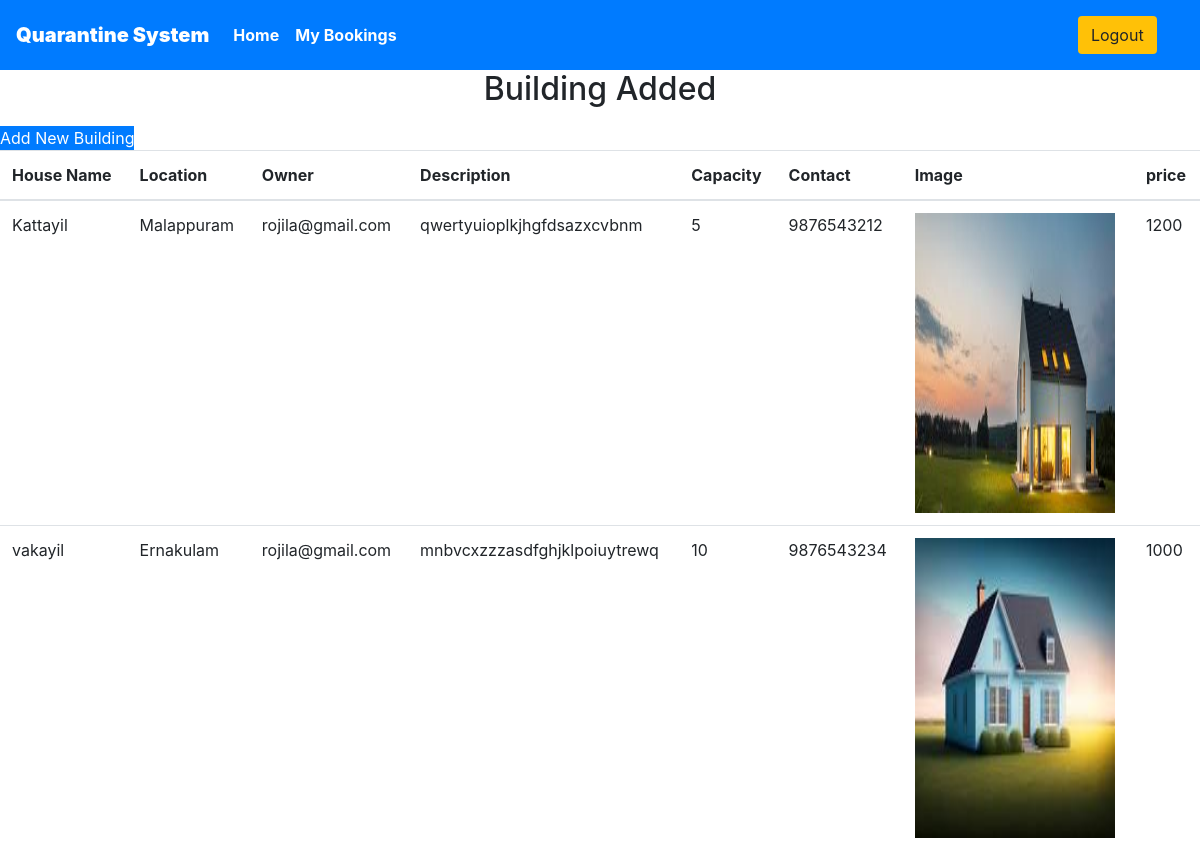
Page /myapp/ownerhome (signed in) on the committed database.
### myapp/models.py (models this page shows, shortened)
class building_details(models.Model):
    h_id = models.IntegerField(default=0)
    p_id = models.ForeignKey(place, on_delete=models.CASCADE)
    owner_id = models.ForeignKey(owner_details, on_delete=models.CASCADE)
    house_name = models.CharField(max_length=50)
    description = models.CharField(max_length=300)
    capacity = models.IntegerField()
    picture = models.ImageField(upload_to="Building")
    contact = models.IntegerField()
    rental = models.IntegerField()

class place(models.Model):
    districtname = models.CharField(max_length=50)
    state = models.CharField(max_length=50)
    pincode = models.IntegerField()

class owner_details(models.Model):
    user_id = models.IntegerField(default=0,null=True)
    fname = models.CharField(max_length=50,null=True)
    lname = models.CharField(max_length=50,null=True)
    gender = models.CharField(max_length=50,null=True)
    contact = models.IntegerField(null=True)
    email = models.CharField(max_length=50,null=True)
    document = models.FileField(upload_to='ownerdocs',null=True)
    username=models.CharField(max_length=100,null=True)
    password=models.CharField(max_length=100,null=True)
    is_approved=models.BooleanField(default=False,null=True)

### myapp/views.py (the view)
# urls.py: path('ownerhome',views.owner_home),
def owner_home(request):
    id=request.session['oid']
    user=owner_details.objects.get(id=id)
    prp=building_details.objects.filter(owner_id=user)
    return render(request,'./staff/panel.html',{'buildings':prp})

### myapp/templates/staff/panel.html (shortened to what this page needs)
{% extends 'basic.html' %} {% block title %} staff panel {% endblock title %}  {% block body %}
<h2 class="text-center pb-2">Building Added</h2>
<a href="/addbuilding" class="btn-group btn-primary" >Add New Building</a>
<div class="container-fluid px-0 mx-aut">
    {% if buildings %}
       <table class="table">
           <thead class="o">
            <th>House Name</th>
            <th>Location</th>
            <th>Owner</th>
            <th>Description</th>
            <th>Capacity</th>
            <th>Contact</th>
            <th>Image</th>
            <th>price</th>
        </thead>
        {% for r in buildings %}
            <tr class="">
            <td>{{ r.house_name }}</td>
            <td>{{ r.p_id.districtname }}</td>
            <td>{{ r.owner_id.username }}</td>
            <td>{{ r.description }}</td>
            <td>{{ r.capacity }}</td>
            <td>{{ r.contact }}</td>
            <td> <img src="{{r.picture.url}}" height="300px" width="200px" alt="">  </td>
            <td>{{ r.rental }}</td>
            </tr>
        {% endfor %}
       </table>
       {% else %}
       <p>No Building Available </p>
    {% endif %}
</div>
{% endblock body %}

### myapp/templates/staff/panel.html (style rules this page uses)
body { min-height: 100vh; }

### myapp/templates/basic.html (style rules this page uses)
a { text-decoration: none; }

### rows in the picture
building_details: house_name "Kattayil", p_id.districtname "Malappuram", owner_id.username "rojila@gmail.com", description "qwertyuioplkjhgfdsazxcvbnm", capacity "5", contact "9876543212", picture (picture), rental "1200"
building_details: house_name "vakayil", p_id.districtname "Ernakulam", owner_id.username "rojila@gmail.com", description "mnbvcxzzzasdfghjklpoiuytrewq", capacity "10", contact "9876543234", picture (picture), rental "1000"
